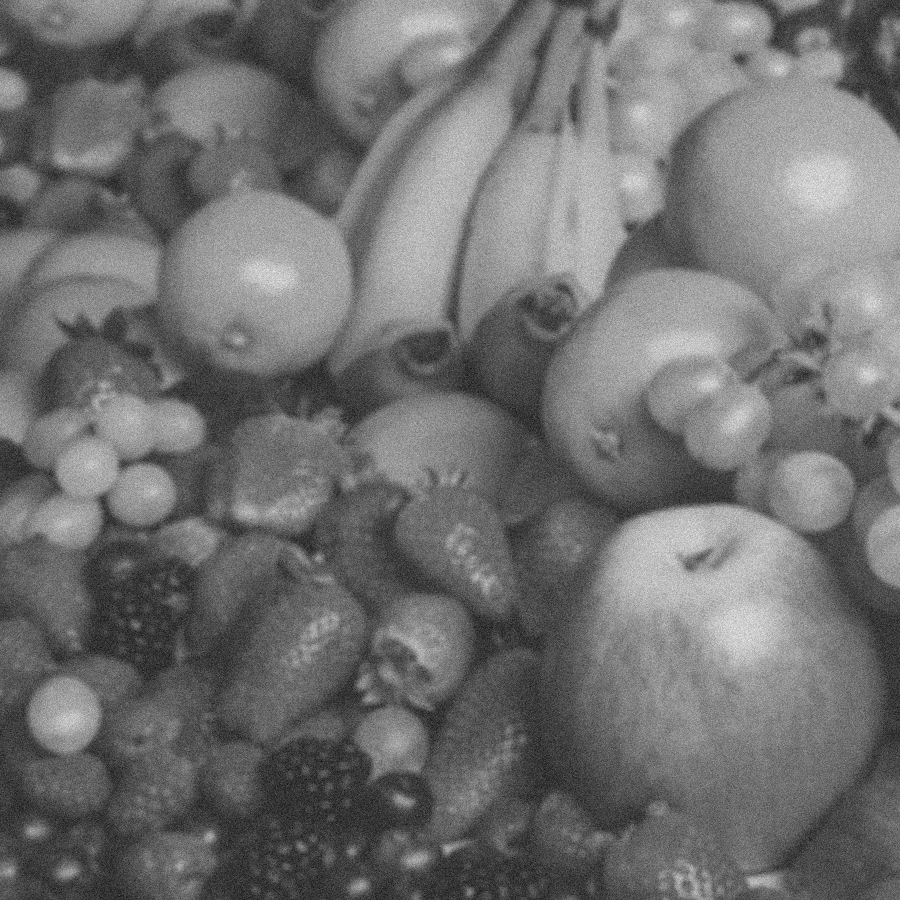
#> input picture DIP_HW1/fruit blurred-noisy.tif, 900 x 900 px
$ jupyter execute --allow-errors project1.ipynb   (older library calls are emulated)
#> lines starting #> are read from the running program, lines starting #| are printed output that depends on the picture
[cell 1]
import cv2
import numpy as np
import matplotlib.pyplot as plt
from PIL import Image
from openpyxl import load_workbook

[cell 2]
#(a)original
img = cv2.imread("./fruit blurred-noisy.tif", 0)
#> img is the input picture: shape (900, 900); min 17, max 236, mean 112.3
# normalize float versions
norm_img1 = cv2.normalize(img, None, alpha=0,beta=1, norm_type=cv2.NORM_MINMAX, dtype=cv2.CV_64F)
# scale to uint8
norm_img1 = (255*norm_img1).astype(np.uint8)
plt.imshow(norm_img1,cmap='gray')
plt.show()

norm_img = Image.fromarray(norm_img1)
norm_img.save('output/(a)original.tif',dpi=(200.0,200.0))

[cell 3]
#(b)Laplacian
#blur = cv2.medianBlur(norm_img1, 3)
blur = cv2.boxFilter(norm_img1,-1,(5,5),normalize=True)
gray_lap = cv2.Laplacian(blur,-1, ksize=5)
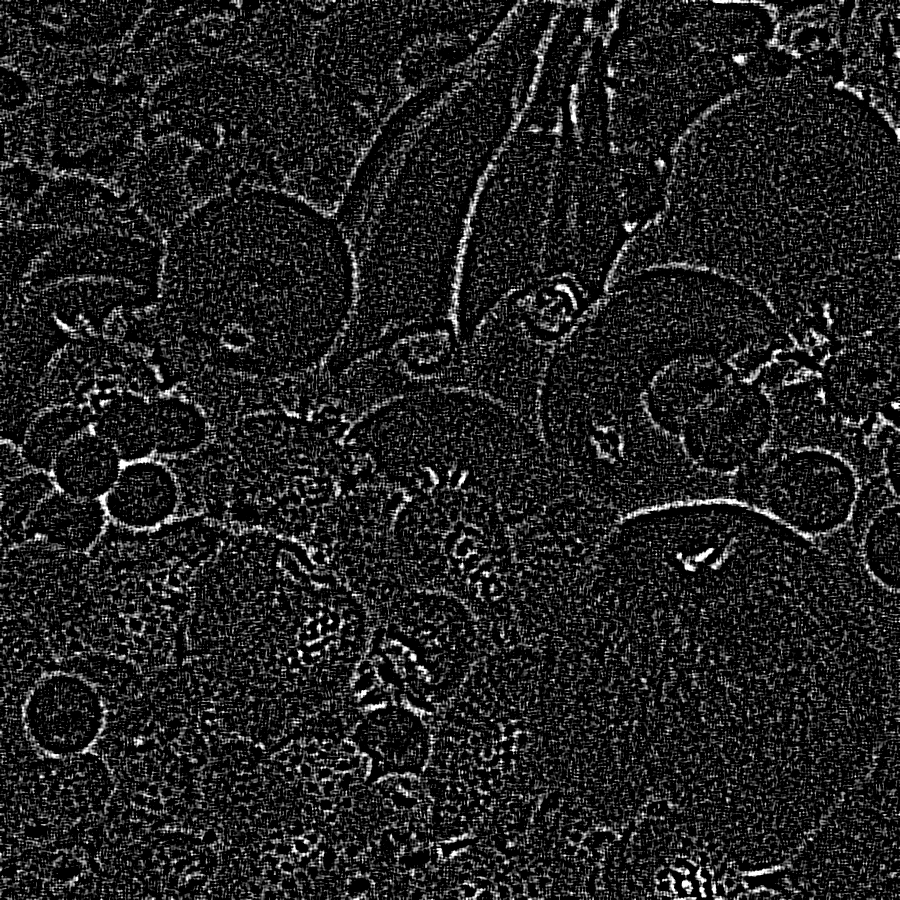
#> gray_lap: shape (900, 900); min 0, max 255, mean 32.4
Laplacian = cv2.convertScaleAbs(gray_lap)
plt.imshow(Laplacian,cmap='gray')
plt.show()
#cv2.imwrite('output/(b)Laplacian.tif', Laplacian)

laplacian = Image.fromarray(Laplacian)
laplacian.save('output/(b)Laplacian.tif',dpi=(200.0,200.0))

[cell 4]
#(c)Laplacian-sharpened
Laplacian_sharpened = cv2.add(Laplacian, norm_img1)
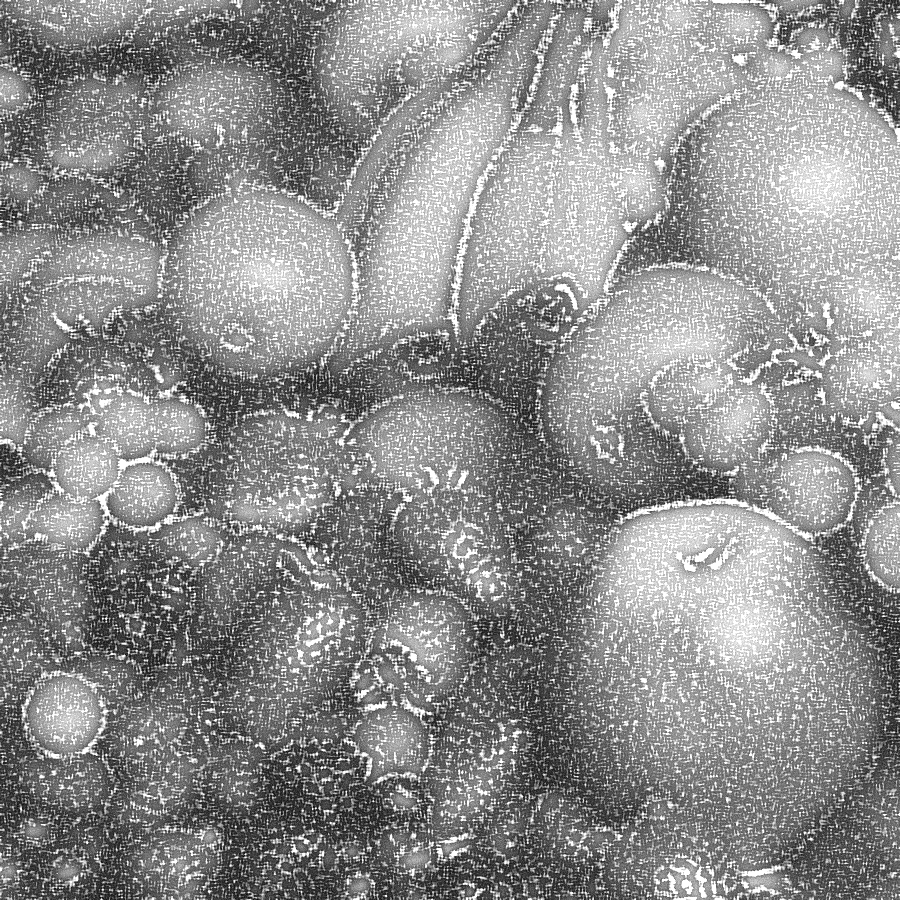
#> Laplacian_sharpened: shape (900, 900); min 0, max 255, mean 141.2
plt.imshow(Laplacian_sharpened,cmap='gray')
plt.show()
#cv2.imwrite('output/(c)Laplacian-sharpened.tif', Laplacian_sharpened)

laplacian_sharpened = Image.fromarray(Laplacian_sharpened)
laplacian_sharpened.save('output/(c)Laplacian-sharpened.tif',dpi=(200.0,200.0))

[cell 5]
#(d)Sobel-gradient
x = cv2.Sobel(norm_img1, -1, 1, 0, ksize=3)
y = cv2.Sobel(norm_img1, -1, 0, 1, ksize=3)
absX = cv2.convertScaleAbs(x)    # 轉換為影像原本儲存的格式 uint8
absY = cv2.convertScaleAbs(y)

Sobel_gradient = cv2.addWeighted(absX, 0.5, absY,0.5,0)
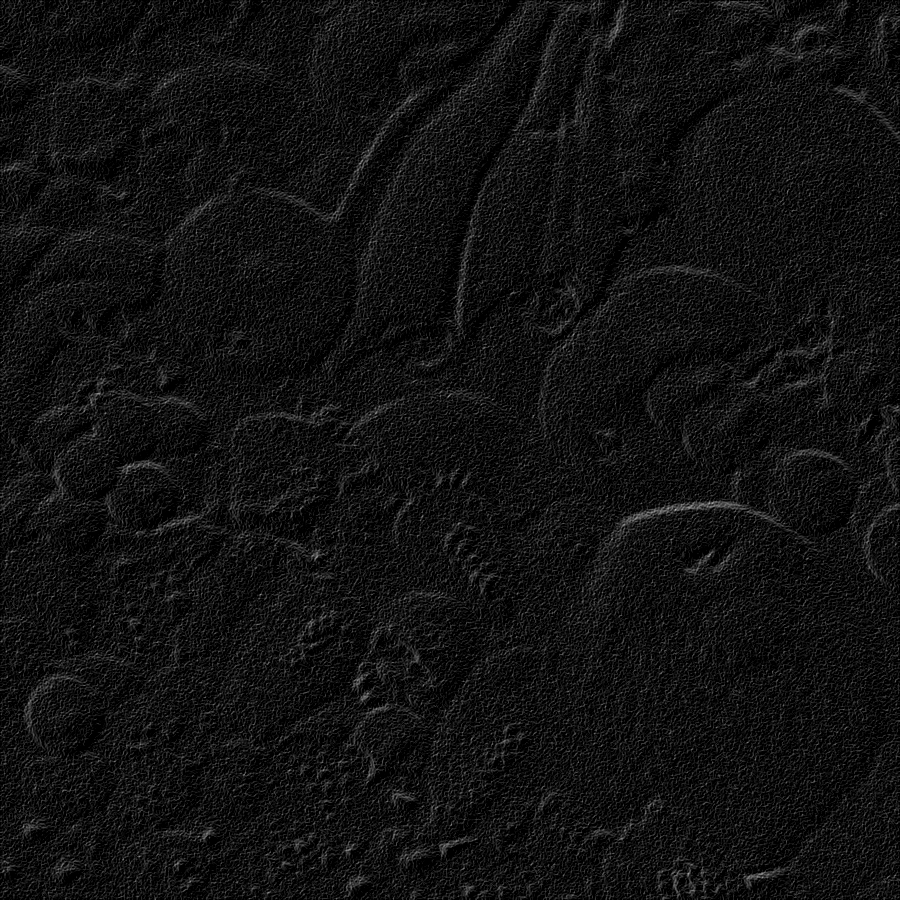
#> Sobel_gradient: shape (900, 900); min 0, max 182, mean 17.6

plt.subplot(121)
plt.imshow(absX,cmap='gray')
plt.subplot(122)
plt.imshow(absY,cmap='gray')
plt.show()
plt.imshow(Sobel_gradient,cmap='gray')
plt.show()
cv2.imwrite('output/(d)Sobel-gradient.tif', Sobel_gradient )

sobel_gradient = Image.fromarray(Sobel_gradient)
sobel_gradient.save('output/(d)Sobel-gradient.tif',dpi=(200.0,200.0))

[cell 6]
# (e)smoothed gradient

smooth_gradient = cv2.boxFilter(Sobel_gradient, -1, (5,5), normalize=True)
plt.imshow(smooth_gradient,cmap='gray')
plt.show()
#cv2.imwrite('output/(e)smoothed gradient.tif', smooth_gradient)

Smooth_gradient = Image.fromarray(smooth_gradient)
Smooth_gradient.save('output/(e)smoothed gradient.tif',dpi=(200.0,200.0))

[cell 7]
# (f)extracted feature
ext = cv2.multiply(smooth_gradient ,Laplacian)
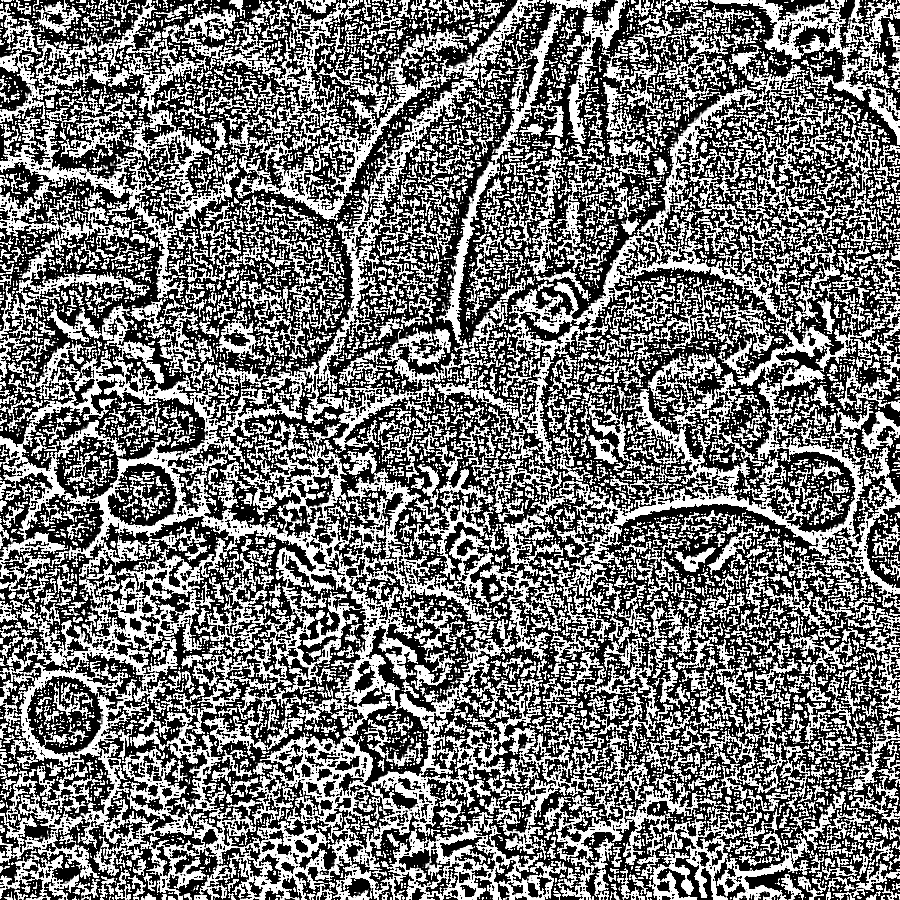
#> ext: shape (900, 900); min 0, max 255, mean 116.5
#ext = smooth_gradient * Laplacian
plt.imshow(ext,cmap='gray')
plt.show()
#cv2.imwrite('output/(f)extracted feature.tif', ext)

Ext = Image.fromarray(ext)
Ext.save('output/(f)extracted feature.tif',dpi=(200.0,200.0))

[cell 8]
# (g)
c = 0.9
g_img  = cv2.addWeighted(norm_img1, c, ext, 1-c, 0)
plt.imshow(g_img,cmap='gray')
plt.show()
#cv2.imwrite('output/(g)=(a)+(f).tif', g_img)

G_img = Image.fromarray(g_img)
G_img.save('output/(g)=(a)+(f).tif',dpi=(200.0,200.0))

[cell 9]
#(h)final
gamma = 1.1
h_img = np.array(255*(g_img/255)**gamma,dtype='uint8')
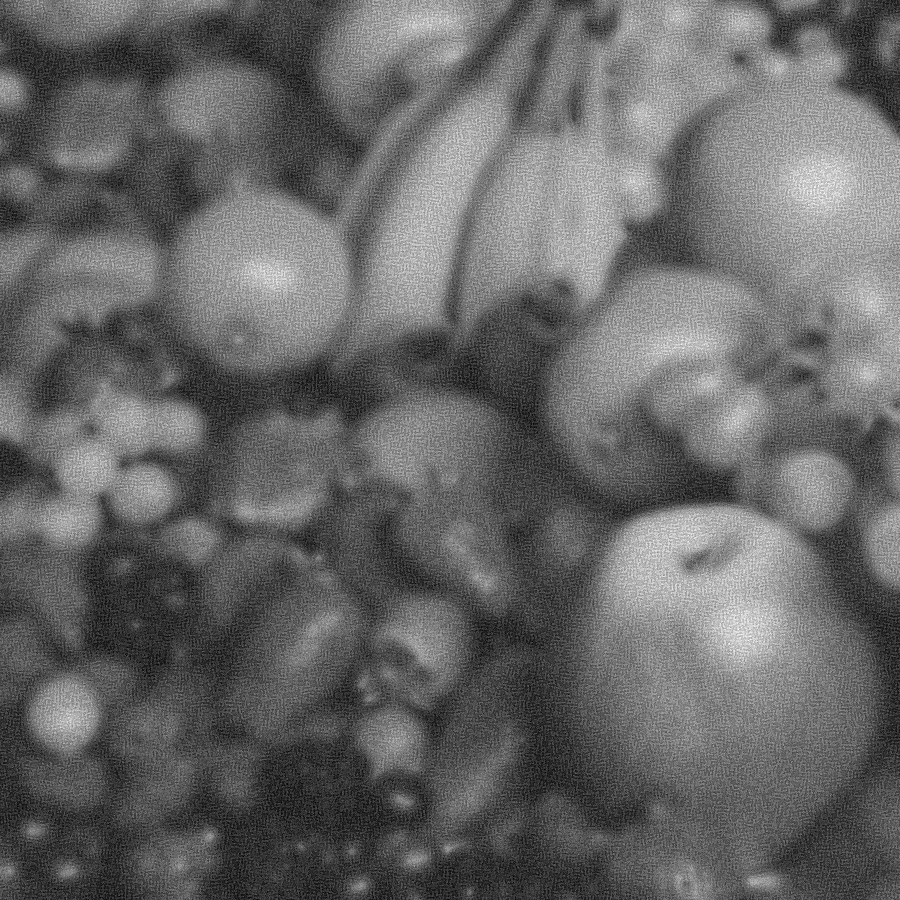
#> h_img: shape (900, 900); min 0, max 252, mean 102.7
plt.imshow(h_img,cmap='gray')
plt.show()

H_img = Image.fromarray(h_img)
H_img.save('output/(h)final.tif',dpi=(200.0,200.0))

[cell 10]
#histogram
hist = cv2.calcHist([norm_img1], [0], None, [256], [0, 256]) #cv2.calcHist(影像, 通道, 遮罩, 區間數量, 數值範圍)
#> hist = 256 values, max 7503 at index 73, min 0 at index 7, mean 3164.1
hist2 = cv2.calcHist([h_img], [0], None, [256], [0, 256])
#> hist2 = 256 values, max 12786 at index 50, min 0 at index 9, mean 3164.1
print(hist.shape)
#| (256, 1)

plt.title("Histogram")
plt.xlabel("Brightness")
plt.ylabel("pixel numbers")
plt.plot(hist)
plt.show()
#> figure, not shown here; curve peaks at x = 73, y = 7503

plt.title("Histogram")
plt.xlabel("Brightness")
plt.ylabel("pixel numbers")
plt.plot(hist2)
plt.show()
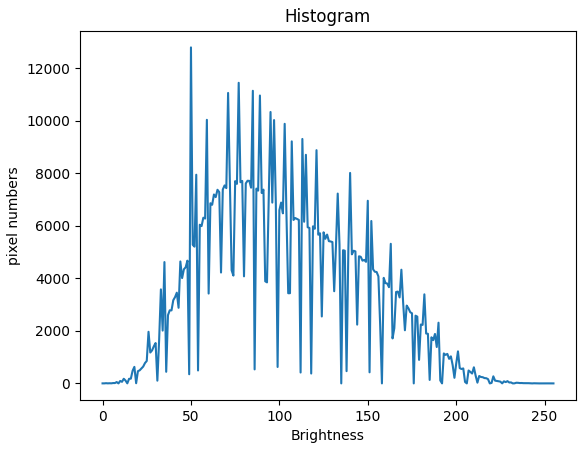
#> figure drawn by matplotlib, 1 panel; curve peaks at x = 50, y = 12786
